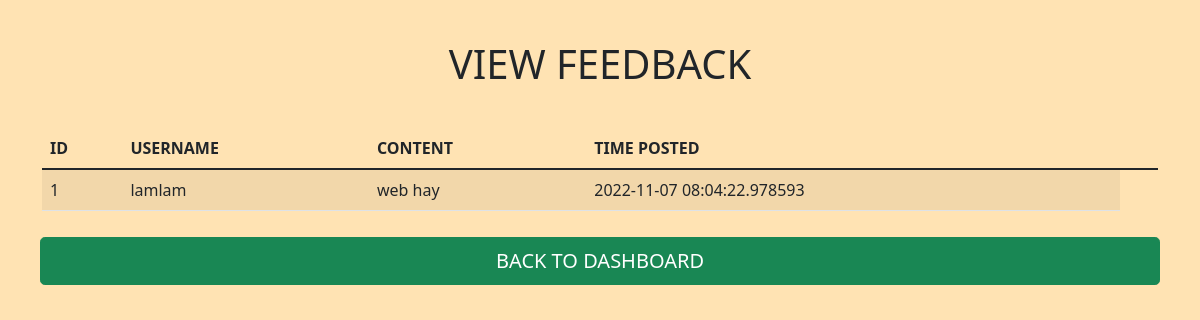
Screenshot of /admin/view_feedback (signed in) with the database file from the repository.
### models/user.py (models this page shows)
class WebsiteFeedback(db.Model):
    id = db.Column(db.Integer, primary_key=True)
    user_id = db.Column(db.Integer, db.ForeignKey('user.id'), nullable=False)
    feedback = db.Column(db.String(1000), nullable=False)
    timestamp = db.Column(db.DateTime, nullable=False)

### routers/admin.py (the view)
@admin_router.route('/view_feedback', methods=["GET"])
@admin_required
def view_feedback():
    return controllers.admin.view_feedback()

### app.py (called while the page is built)
@app.after_request
def apply_caching(response):
    response.headers["X-Frame-Options"] = "SAMEORIGIN"
    response.headers["HTTP-HEADER"] = "VALUE"
    return response

### controllers/admin.py (called while the page is built)
def view_feedback():
    feedback_list = WebsiteFeedback.query.all()
    for feedback in feedback_list:
        feedback.username = User.query.filter_by(
            id=feedback.user_id).first().username
    return render_template("admin/view_feedback.html", feedback_list=feedback_list)

### templates/admin/view_feedback.html (shortened to what this page needs)
<!DOCTYPE html>
<html lang="en">
<head>
    <link href="https://cdn.jsdelivr.net/npm/bootstrap@5.1.3/dist/css/bootstrap.min.css" rel="stylesheet">
    <link rel="stylesheet" href="../static/css/manage_posted.css">
</head>
<body>
    <div class="container mb-4">
        <div class="text-center text-uppercase header">
            <h1>View FeedBack</h1>
        </div>
        <div class="row">
            <div class="col-12">
                <div class="table-responsive">
                    <table class="table table-striped">
                        <thead>
                            <tr>
                                <th scope="col"> Id </th>
                                <th scope="col">Username</th>
                                <th scope="col">Content</th>
                                <th scope="col">Time Posted</th>
                                <th> </th>
                            </tr>
                        </thead>
                        <tbody>
                        {%for feedback in feedback_list%}
                            <tr>
                                <td>{{feedback.id}}</td>
                                <td>{{feedback.username}}</td>
                                <td>{{feedback.feedback}}</td>
                                <td>{{feedback.timestamp}}</td>
                            </tr>
                        {%endfor%}
                        </tbody>
                    </table>
                </div>
            </div>
        </div>
            <div class="col mb-12">
                <div class="row">
                    <div class="col-sm-12  col-md-12" style="padding: 10px;">
                        <a href="/admin/dashBoard">  <button class="btn btn-lg btn-block btn-success text-uppercase"> back to DashBoard</button></a>
                    </div>
                </div>
            </div>
    </div>
</body>
</html>

### static/css/manage_posted.css (style rules this page uses)
body { background-color: #FFE3B3; }
.header { margin: 40px; }
.table-striped thead tr th { text-transform: uppercase; }
.btn-success { width: 100%; }

### rows the page displays
WebsiteFeedback: id "1", username "lamlam", feedback "web hay", timestamp "2022-11-07 08:04:22.978593"
